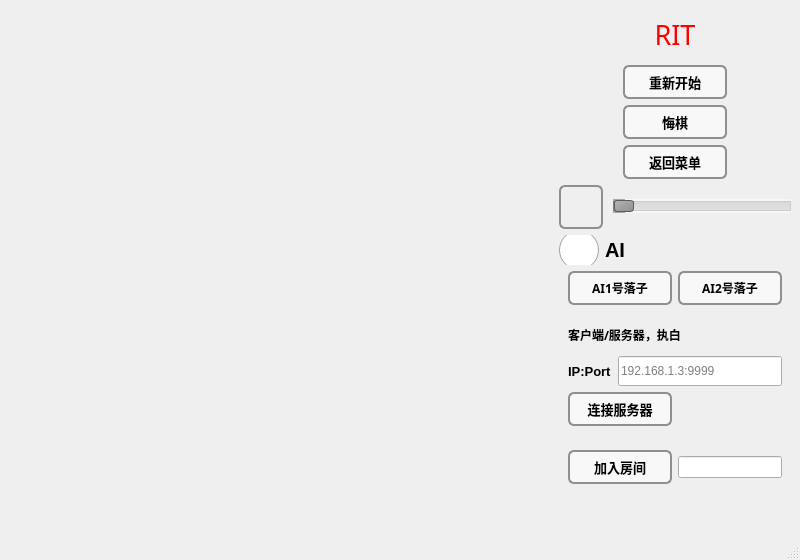
<?xml version="1.0" encoding="UTF-8"?>
<ui version="4.0">
 <class>GomokuBoard</class>
 <widget class="QMainWindow" name="GomokuBoard">
  <property name="geometry">
   <rect>
    <x>0</x>
    <y>0</y>
    <width>800</width>
    <height>560</height>
   </rect>
  </property>
  <property name="sizePolicy">
   <sizepolicy hsizetype="Fixed" vsizetype="Fixed">
    <horstretch>0</horstretch>
    <verstretch>0</verstretch>
   </sizepolicy>
  </property>
  <property name="minimumSize">
   <size>
    <width>800</width>
    <height>560</height>
   </size>
  </property>
  <property name="maximumSize">
   <size>
    <width>16777215</width>
    <height>16777215</height>
   </size>
  </property>
  <property name="windowTitle">
   <string>GomokuBoard</string>
  </property>
  <widget class="QWidget" name="centralwidget">
   <layout class="QHBoxLayout" name="horizontalLayout_4">
    <property name="leftMargin">
     <number>0</number>
    </property>
    <property name="topMargin">
     <number>0</number>
    </property>
    <property name="rightMargin">
     <number>0</number>
    </property>
    <property name="bottomMargin">
     <number>0</number>
    </property>
    <item>
     <widget class="QWidget" name="boardBgWidget" native="true">
      <property name="styleSheet">
       <string notr="true">#boardBgWidget{
background-image: url(:/img/resource/bg/bg2.png);
}</string>
      </property>
      <layout class="QHBoxLayout" name="horizontalLayout_5">
       <property name="spacing">
        <number>0</number>
       </property>
       <property name="leftMargin">
        <number>0</number>
       </property>
       <property name="topMargin">
        <number>0</number>
       </property>
       <property name="rightMargin">
        <number>0</number>
       </property>
       <property name="bottomMargin">
        <number>0</number>
       </property>
       <item>
        <widget class="QWidget" name="widget" native="true"/>
       </item>
      </layout>
     </widget>
    </item>
    <item>
     <widget class="QWidget" name="infoWidget" native="true">
      <property name="sizePolicy">
       <sizepolicy hsizetype="Fixed" vsizetype="Expanding">
        <horstretch>0</horstretch>
        <verstretch>0</verstretch>
       </sizepolicy>
      </property>
      <property name="minimumSize">
       <size>
        <width>250</width>
        <height>0</height>
       </size>
      </property>
      <property name="maximumSize">
       <size>
        <width>250</width>
        <height>16777215</height>
       </size>
      </property>
      <property name="styleSheet">
       <string notr="true">#infoWidget{
border-image: url(:/img/resource/bg/bg3.png);
}
 QPushButton {
     border: 2px solid #8f8f91;
     border-radius: 6px;
     background-color: rgba(255,255,255,150);
     min-width: 100px;
	 min-height:30px;
	 max-width:100px;
     max-height:30px;
 }
 QPushButton:pressed {
     background-color: qlineargradient(x1: 0, y1: 0, x2: 0, y2: 1,
                                       stop: 0 #dadbde, stop: 1 #f6f7fa);
 }

 QPushButton:flat {
     border: none; /* no border for a flat push button */
 }

 QPushButton:default {
     border-color: navy; /* make the default button prominent */
 }</string>
      </property>
      <layout class="QVBoxLayout" name="verticalLayout_3">
       <item>
        <layout class="QHBoxLayout" name="horizontalLayout_3">
         <item>
          <spacer name="horizontalSpacer_5">
           <property name="orientation">
            <enum>Qt::Horizontal</enum>
           </property>
           <property name="sizeHint" stdset="0">
            <size>
             <width>40</width>
             <height>20</height>
            </size>
           </property>
          </spacer>
         </item>
         <item>
          <widget class="QLabel" name="logoLabel">
           <property name="sizePolicy">
            <sizepolicy hsizetype="Fixed" vsizetype="Fixed">
             <horstretch>0</horstretch>
             <verstretch>0</verstretch>
            </sizepolicy>
           </property>
           <property name="minimumSize">
            <size>
             <width>150</width>
             <height>50</height>
            </size>
           </property>
           <property name="maximumSize">
            <size>
             <width>150</width>
             <height>50</height>
            </size>
           </property>
           <property name="font">
            <font>
             <family>MV Boli</family>
             <pointsize>20</pointsize>
            </font>
           </property>
           <property name="styleSheet">
            <string notr="true">QLabel{
	color:red;
}
</string>
           </property>
           <property name="text">
            <string>RIT</string>
           </property>
           <property name="textFormat">
            <enum>Qt::AutoText</enum>
           </property>
           <property name="alignment">
            <set>Qt::AlignCenter</set>
           </property>
          </widget>
         </item>
         <item>
          <spacer name="horizontalSpacer_6">
           <property name="orientation">
            <enum>Qt::Horizontal</enum>
           </property>
           <property name="sizeHint" stdset="0">
            <size>
             <width>40</width>
             <height>20</height>
            </size>
           </property>
          </spacer>
         </item>
        </layout>
       </item>
       <item>
        <layout class="QHBoxLayout" name="horizontalLayout">
         <item>
          <spacer name="horizontalSpacer">
           <property name="orientation">
            <enum>Qt::Horizontal</enum>
           </property>
           <property name="sizeHint" stdset="0">
            <size>
             <width>40</width>
             <height>20</height>
            </size>
           </property>
          </spacer>
         </item>
         <item>
          <widget class="QPushButton" name="restartPushButton">
           <property name="minimumSize">
            <size>
             <width>104</width>
             <height>34</height>
            </size>
           </property>
           <property name="font">
            <font>
             <family>楷体</family>
             <pointsize>10</pointsize>
             <weight>75</weight>
             <bold>true</bold>
            </font>
           </property>
           <property name="styleSheet">
            <string notr="true"/>
           </property>
           <property name="text">
            <string>重新开始</string>
           </property>
          </widget>
         </item>
         <item>
          <spacer name="horizontalSpacer_2">
           <property name="orientation">
            <enum>Qt::Horizontal</enum>
           </property>
           <property name="sizeHint" stdset="0">
            <size>
             <width>40</width>
             <height>20</height>
            </size>
           </property>
          </spacer>
         </item>
        </layout>
       </item>
       <item>
        <layout class="QHBoxLayout" name="horizontalLayout_2">
         <item>
          <spacer name="horizontalSpacer_3">
           <property name="orientation">
            <enum>Qt::Horizontal</enum>
           </property>
           <property name="sizeHint" stdset="0">
            <size>
             <width>40</width>
             <height>20</height>
            </size>
           </property>
          </spacer>
         </item>
         <item>
          <widget class="QPushButton" name="backButton">
           <property name="minimumSize">
            <size>
             <width>104</width>
             <height>34</height>
            </size>
           </property>
           <property name="font">
            <font>
             <family>楷体</family>
             <pointsize>10</pointsize>
             <weight>75</weight>
             <bold>true</bold>
            </font>
           </property>
           <property name="text">
            <string>悔棋</string>
           </property>
          </widget>
         </item>
         <item>
          <spacer name="horizontalSpacer_4">
           <property name="orientation">
            <enum>Qt::Horizontal</enum>
           </property>
           <property name="sizeHint" stdset="0">
            <size>
             <width>40</width>
             <height>20</height>
            </size>
           </property>
          </spacer>
         </item>
        </layout>
       </item>
       <item>
        <layout class="QHBoxLayout" name="horizontalLayout_7">
         <item>
          <spacer name="horizontalSpacer_8">
           <property name="orientation">
            <enum>Qt::Horizontal</enum>
           </property>
           <property name="sizeHint" stdset="0">
            <size>
             <width>40</width>
             <height>20</height>
            </size>
           </property>
          </spacer>
         </item>
         <item>
          <widget class="QPushButton" name="backMenuPushButton">
           <property name="font">
            <font>
             <family>楷体</family>
             <pointsize>10</pointsize>
             <weight>75</weight>
             <bold>true</bold>
            </font>
           </property>
           <property name="text">
            <string>返回菜单</string>
           </property>
          </widget>
         </item>
         <item>
          <spacer name="horizontalSpacer_9">
           <property name="orientation">
            <enum>Qt::Horizontal</enum>
           </property>
           <property name="sizeHint" stdset="0">
            <size>
             <width>40</width>
             <height>20</height>
            </size>
           </property>
          </spacer>
         </item>
        </layout>
       </item>
       <item>
        <layout class="QHBoxLayout" name="horizontalLayout_6">
         <property name="spacing">
          <number>0</number>
         </property>
         <item>
          <widget class="QPushButton" name="volumePushButton">
           <property name="sizePolicy">
            <sizepolicy hsizetype="Fixed" vsizetype="Fixed">
             <horstretch>0</horstretch>
             <verstretch>0</verstretch>
            </sizepolicy>
           </property>
           <property name="minimumSize">
            <size>
             <width>44</width>
             <height>44</height>
            </size>
           </property>
           <property name="maximumSize">
            <size>
             <width>44</width>
             <height>44</height>
            </size>
           </property>
           <property name="styleSheet">
            <string notr="true">#volumePushButton{
border-image: url(:/img/resource/bgm/volume-notice.png);
}
#volumePushButton:checked{
border-image: url(:/img/resource/bgm/volume-mute.png);
}
 QPushButton {
     border: 2px solid #8f8f91;
     border-radius: 6px;
     background-color: rgba(255,255,255,0);
     min-width: 40px;
	 min-height:40px;
	 max-width:40px;
     max-height:40px;
 }</string>
           </property>
           <property name="text">
            <string/>
           </property>
          </widget>
         </item>
         <item>
          <spacer name="horizontalSpacer_7">
           <property name="orientation">
            <enum>Qt::Horizontal</enum>
           </property>
           <property name="sizeType">
            <enum>QSizePolicy::Fixed</enum>
           </property>
           <property name="sizeHint" stdset="0">
            <size>
             <width>10</width>
             <height>20</height>
            </size>
           </property>
          </spacer>
         </item>
         <item>
          <widget class="QSlider" name="volumeSlider">
           <property name="styleSheet">
            <string notr="true">QSlider::groove:horizontal {
     border: 1px solid #999999;
     height: 8px; /* the groove expands to the size of the slider by default. by giving it a height, it has a fixed size */
     background: qlineargradient(x1:0, y1:0, x2:0, y2:1, stop:0 #B1B1B1, stop:1 #c4c4c4);
     margin: 2px 0;
 }

 QSlider::handle:horizontal {
     background: qlineargradient(x1:0, y1:0, x2:1, y2:1, stop:0 #b4b4b4, stop:1 #8f8f8f);
     border: 1px solid #5c5c5c;
     width: 18px;
     margin: -2px 0; /* handle is placed by default on the contents rect of the groove. Expand outside the groove */
     border-radius: 3px;
 }

 QSlider::add-page:horizontal {
     background: rgba(255,255,255,0.5);
 }

 QSlider::sub-page:horizontal {
     background: rgba(100,100,100,0.5);
 } 
</string>
           </property>
           <property name="orientation">
            <enum>Qt::Horizontal</enum>
           </property>
          </widget>
         </item>
        </layout>
       </item>
       <item>
        <widget class="QWidget" name="aiWidget" native="true">
         <layout class="QVBoxLayout" name="verticalLayout">
          <property name="leftMargin">
           <number>0</number>
          </property>
          <property name="topMargin">
           <number>0</number>
          </property>
          <property name="rightMargin">
           <number>0</number>
          </property>
          <property name="bottomMargin">
           <number>0</number>
          </property>
          <item>
           <layout class="QHBoxLayout" name="horizontalLayout_8">
            <item>
             <widget class="QRadioButton" name="aiOpenRadioButton">
              <property name="font">
               <font>
                <family>Arial</family>
                <pointsize>15</pointsize>
                <weight>75</weight>
                <bold>true</bold>
               </font>
              </property>
              <property name="styleSheet">
               <string notr="true"> QRadioButton::indicator {
     width: 40px;
     height: 30px;
 }</string>
              </property>
              <property name="text">
               <string>AI</string>
              </property>
             </widget>
            </item>
            <item>
             <spacer name="horizontalSpacer_11">
              <property name="orientation">
               <enum>Qt::Horizontal</enum>
              </property>
              <property name="sizeHint" stdset="0">
               <size>
                <width>40</width>
                <height>20</height>
               </size>
              </property>
             </spacer>
            </item>
           </layout>
          </item>
          <item>
           <layout class="QHBoxLayout" name="horizontalLayout_9">
            <item>
             <spacer name="horizontalSpacer_10">
              <property name="orientation">
               <enum>Qt::Horizontal</enum>
              </property>
              <property name="sizeHint" stdset="0">
               <size>
                <width>40</width>
                <height>20</height>
               </size>
              </property>
             </spacer>
            </item>
            <item>
             <widget class="QPushButton" name="aiDropPushButton">
              <property name="font">
               <font>
                <family>楷体</family>
                <weight>75</weight>
                <bold>true</bold>
               </font>
              </property>
              <property name="text">
               <string>AI1号落子</string>
              </property>
             </widget>
            </item>
            <item>
             <widget class="QPushButton" name="aiAdvancePushButton">
              <property name="font">
               <font>
                <family>楷体</family>
                <weight>75</weight>
                <bold>true</bold>
               </font>
              </property>
              <property name="text">
               <string>AI2号落子</string>
              </property>
             </widget>
            </item>
            <item>
             <spacer name="horizontalSpacer_12">
              <property name="orientation">
               <enum>Qt::Horizontal</enum>
              </property>
              <property name="sizeHint" stdset="0">
               <size>
                <width>40</width>
                <height>20</height>
               </size>
              </property>
             </spacer>
            </item>
           </layout>
          </item>
         </layout>
        </widget>
       </item>
       <item>
        <widget class="QWidget" name="netWidget" native="true">
         <layout class="QVBoxLayout" name="verticalLayout_2">
          <item>
           <layout class="QHBoxLayout" name="horizontalLayout_11">
            <item>
             <widget class="QLabel" name="netTitleLabel">
              <property name="font">
               <font>
                <family>楷体</family>
                <weight>75</weight>
                <bold>true</bold>
               </font>
              </property>
              <property name="text">
               <string>客户端/服务器，执白</string>
              </property>
             </widget>
            </item>
            <item>
             <spacer name="horizontalSpacer_13">
              <property name="orientation">
               <enum>Qt::Horizontal</enum>
              </property>
              <property name="sizeHint" stdset="0">
               <size>
                <width>130</width>
                <height>30</height>
               </size>
              </property>
             </spacer>
            </item>
           </layout>
          </item>
          <item>
           <layout class="QHBoxLayout" name="horizontalLayout_10">
            <item>
             <widget class="QLabel" name="ipLabel">
              <property name="font">
               <font>
                <pointsize>10</pointsize>
                <weight>75</weight>
                <bold>true</bold>
               </font>
              </property>
              <property name="text">
               <string>IP:Port</string>
              </property>
             </widget>
            </item>
            <item>
             <widget class="QLineEdit" name="ipLineEdit">
              <property name="minimumSize">
               <size>
                <width>0</width>
                <height>30</height>
               </size>
              </property>
              <property name="maximumSize">
               <size>
                <width>16777215</width>
                <height>30</height>
               </size>
              </property>
              <property name="placeholderText">
               <string>192.168.1.3:9999</string>
              </property>
             </widget>
            </item>
           </layout>
          </item>
          <item>
           <layout class="QHBoxLayout" name="horizontalLayout_12">
            <item>
             <widget class="QPushButton" name="netConnectPushButton">
              <property name="font">
               <font>
                <family>楷体</family>
                <pointsize>10</pointsize>
                <weight>75</weight>
                <bold>true</bold>
               </font>
              </property>
              <property name="styleSheet">
               <string notr="true"/>
              </property>
              <property name="text">
               <string>连接服务器</string>
              </property>
             </widget>
            </item>
            <item>
             <spacer name="horizontalSpacer_14">
              <property name="orientation">
               <enum>Qt::Horizontal</enum>
              </property>
              <property name="sizeHint" stdset="0">
               <size>
                <width>130</width>
                <height>20</height>
               </size>
              </property>
             </spacer>
            </item>
           </layout>
          </item>
         </layout>
        </widget>
       </item>
       <item>
        <widget class="QWidget" name="clientWidget" native="true">
         <layout class="QHBoxLayout" name="horizontalLayout_13">
          <item>
           <widget class="QPushButton" name="roomPushButton">
            <property name="font">
             <font>
              <family>楷体</family>
              <pointsize>10</pointsize>
              <weight>75</weight>
              <bold>true</bold>
             </font>
            </property>
            <property name="text">
             <string>加入房间</string>
            </property>
           </widget>
          </item>
          <item>
           <widget class="QLineEdit" name="roomLineEdit"/>
          </item>
         </layout>
        </widget>
       </item>
       <item>
        <spacer name="verticalSpacer">
         <property name="orientation">
          <enum>Qt::Vertical</enum>
         </property>
         <property name="sizeHint" stdset="0">
          <size>
           <width>242</width>
           <height>153</height>
          </size>
         </property>
        </spacer>
       </item>
      </layout>
     </widget>
    </item>
   </layout>
  </widget>
  <widget class="QMenuBar" name="menubar">
   <property name="geometry">
    <rect>
     <x>0</x>
     <y>0</y>
     <width>800</width>
     <height>23</height>
    </rect>
   </property>
  </widget>
  <widget class="QStatusBar" name="statusbar"/>
 </widget>
 <resources/>
 <connections/>
</ui>
